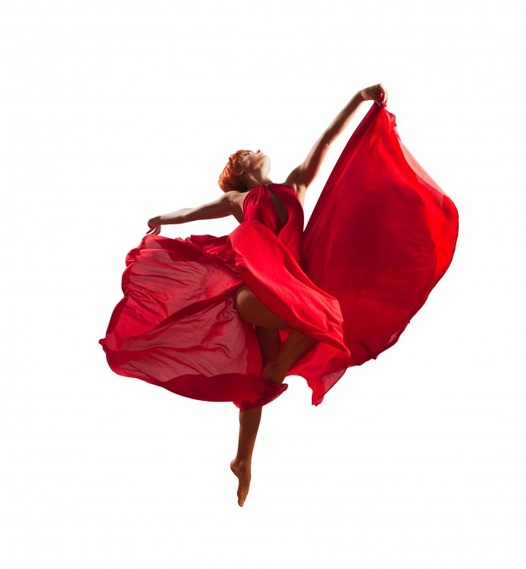
#> input picture Trippy Dancer/dancer.jpg, 526 x 569 px, shrunk from 626 x 677 before the run
$ python trippy_dancer.py
#> lines starting #> are read from the running program, lines starting #| are printed output that depends on the picture
from PIL import Image

DANCER = "dancer.jpg"
BACK_IMAGE = "Tie-dye.png"
INTENSITY_THRESHOLD = 2.5


def main():
    """
    This program takes an image of a dancer and either
    drops a psychedelic image behind the dancer or replaces any
    sufficiently red pixels with the pixels of the psychedelic image.
    """
    dancer = Image.open(DANCER)
#> dancer is the input picture: PIL image 526x569 RGB; mean R, G, B 232.8, 200.9, 204.5
    back = Image.open(BACK_IMAGE)
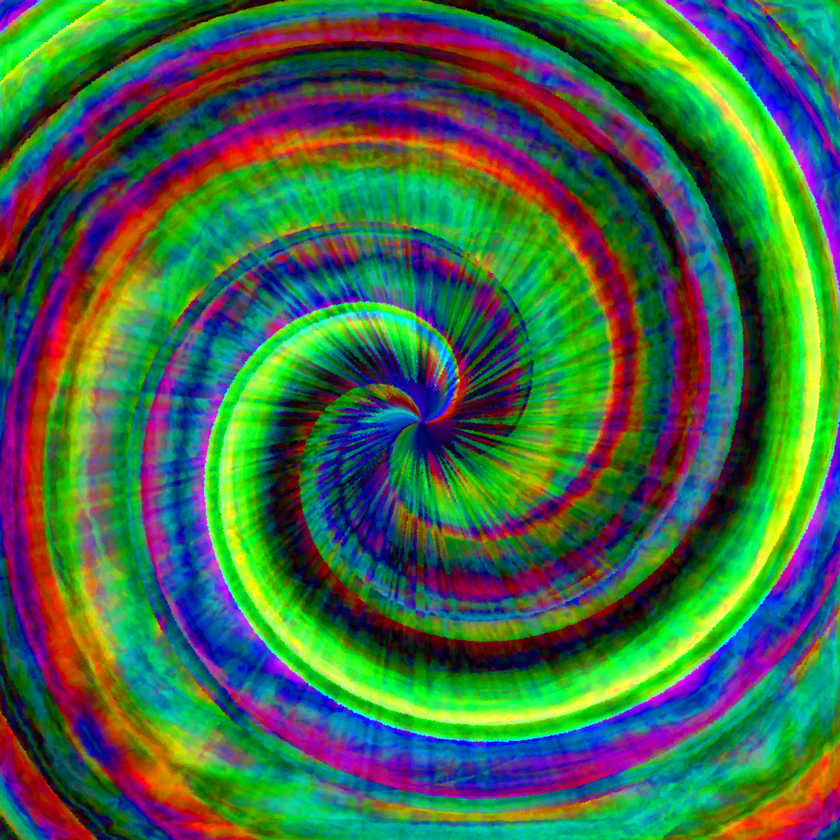
#> input picture Trippy Dancer/Tie-dye.png, 840 x 840 px, shrunk from 1000 x 1000 before the run
#> back is the input picture: PIL image 840x840 RGB; mean R, G, B 64.2, 104.6, 72.4
    dancer_trimmed = trim_crop_image(dancer, 16, 0)
#> in trim_crop_image, `new_img = Image.new(mode="RGB",size=(new_width, new_height))`: new_img: PIL image 510x569 RGB; every value is 0
#> after the loop in trim_crop_image, `for x in range(new_width):`:
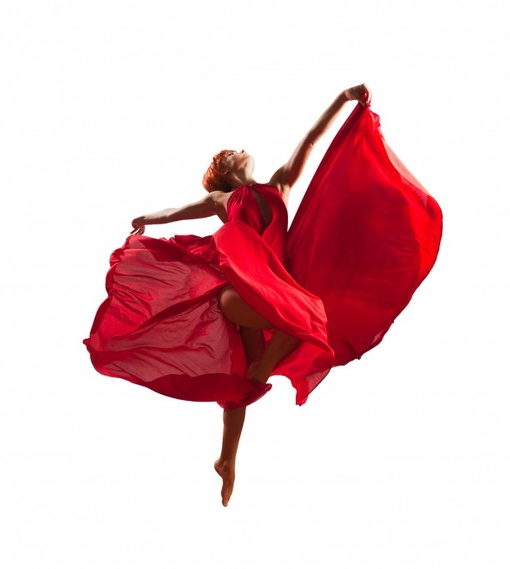
#> new_img: PIL image 510x569 RGB; mean R, G, B 232.1, 199.2, 203
    back_trimmed = trim_crop_image(back, 150, 150)
#> call 2 of trim_crop_image, with trim_width = 150, trim_height = 150
#> in trim_crop_image (call 2), `new_img = Image.new(mode="RGB",size=(new_width, new_height))`: new_img: PIL image 690x690 RGB; every value is 0
#> after the loop in trim_crop_image (call 2), `for x in range(new_width):`:
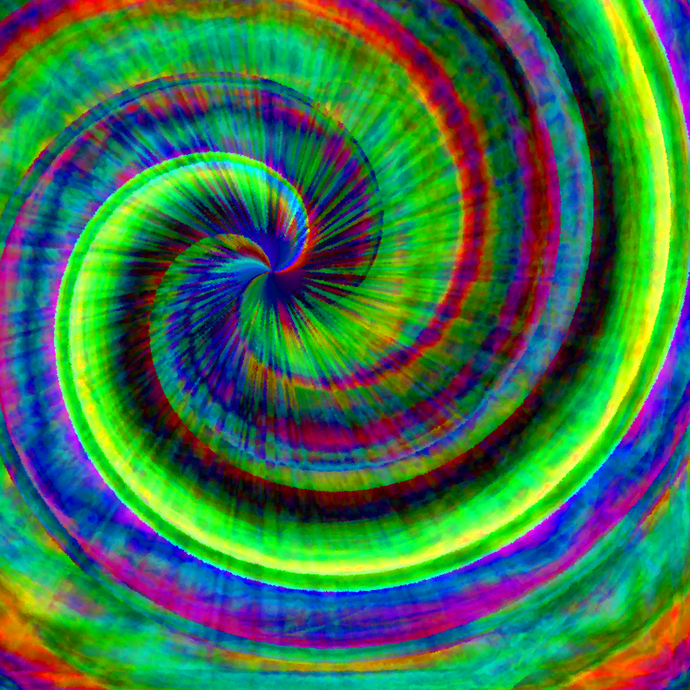
#> new_img: PIL image 690x690 RGB; mean R, G, B 58.3, 113.5, 75.8
    dancer_color = detect_color_coordinates(dancer_trimmed)
#> after the loop in detect_color_coordinates, `for x in range(width):`: coord_color_tpl = 290190 items
#> dancer_color = 290190 items


    # Asks for user input for where the image screening should occur
    option = int(input("Write 1 for foreground & 2 for background: "))
#> the answer given: 1

    for pixel in dancer_color:
        x,y,red,green,blue = pixel[0],pixel[1],pixel[2],pixel[3],pixel[4]

        # Option 1 will change the red pixels to the other image pixels
        if option == 1:
            average = (red + green + blue) // 3
            # See if this pixel is "sufficiently" red
            if red >= average * INTENSITY_THRESHOLD:
                dancer_color = image_screening(dancer_trimmed, back_trimmed, pixel)
        # Option 2 will change the white-ish pixels to the other image pixels
        elif option == 2:
            if red >= 200 and green >= 200 and blue >= 200:
                dancer_color = image_screening(dancer_trimmed, back_trimmed, pixel)
        else:
            if option != 1 or option != 2:
                option = int(input("Write 1 for foreground & 2 for background: "))
#> this loop made 290190 passes
#> (pixel, red, green, blue, average) on passes 1 to 12: ((0, 0, 254, 254, 254), 254, 254, 254, 254), ((0, 1, 254, 254, 254), 254, 254, 254, 254), ((0, 2, 254, 254, 254), 254, 254, 254, 254), ((0, 3, 254, 254, 254), 254, 254, 254, 254), ((0, 4, 254, 254, 254), 254, 254, 254, 254), ((0, 5, 254, 254, 254), 254, 254, 254, 254), ((0, 6, 254, 254, 254), 254, 254, 254, 254), ((0, 7, 255, 255, 255), 255, 255, 255, 255), ((0, 8, 254, 254, 254), 254, 254, 254, 254), ((0, 9, 255, 255, 255), 255, 255, 255, 255), ((0, 10, 255, 255, 255), 255, 255, 255, 255), ((0, 11, 255, 255, 255), 255, 255, 255, 255)
#> (red, green, blue, average) on passes 61 to 66: (254, 254, 254, 254), (254, 254, 254, 254), (254, 254, 254, 254), (254, 254, 254, 254), (254, 254, 254, 254), (254, 254, 254, 254)
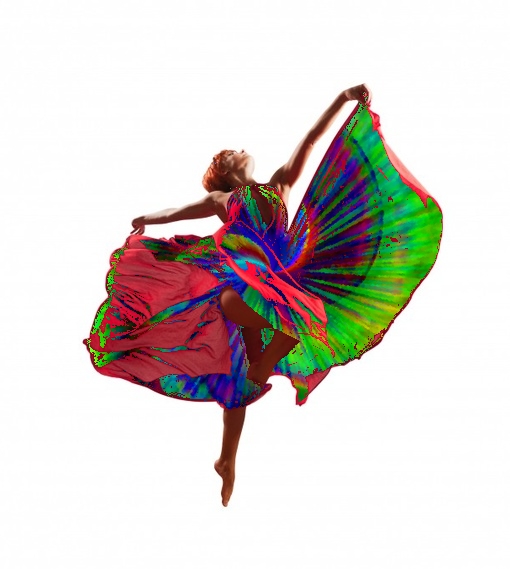
#> dancer_trimmed: PIL image 510x569 RGB; mean R, G, B 217.2, 211.4, 207.6
#> after the loop, option = 1
    dancer_color.save(f"trippy_dancer_{option}.png","PNG")
    dancer_color.show()

def image_screening(orig_img, texture_img, pixel):
    # Sets the pixels from one image to the desired location on the other image
    x = pixel[0]
    y = pixel[1]
    orig_img.putpixel((x, y), texture_img.getpixel((x, y)))
    return orig_img

def trim_crop_image(original_img, trim_width, trim_height):
    # Crops the image pixels to desired width and height
    new_width = original_img.width - trim_width
    new_height = original_img.height - trim_height
    new_img = Image.new(mode="RGB",size=(new_width, new_height))

    for x in range(new_width):
        for y in range(new_height):
            old_x = x + trim_width
            old_y = y + trim_height
            orig_pixel = original_img.getpixel((old_x,old_y))
            new_img.putpixel((x, y), orig_pixel)
    return new_img

# Retuns pixel xy coordinates and RGB values
def detect_color_coordinates(filename):
    img = filename.getdata()
    width, height = img.size
    coord_color_tpl = []
    for x in range(width):
        for y in range(height):
            r,g,b = img.getpixel((x,y))
            coord_color_tpl.append((x, y, r, g, b))
    return(coord_color_tpl)


if __name__ == "__main__":
    main()
